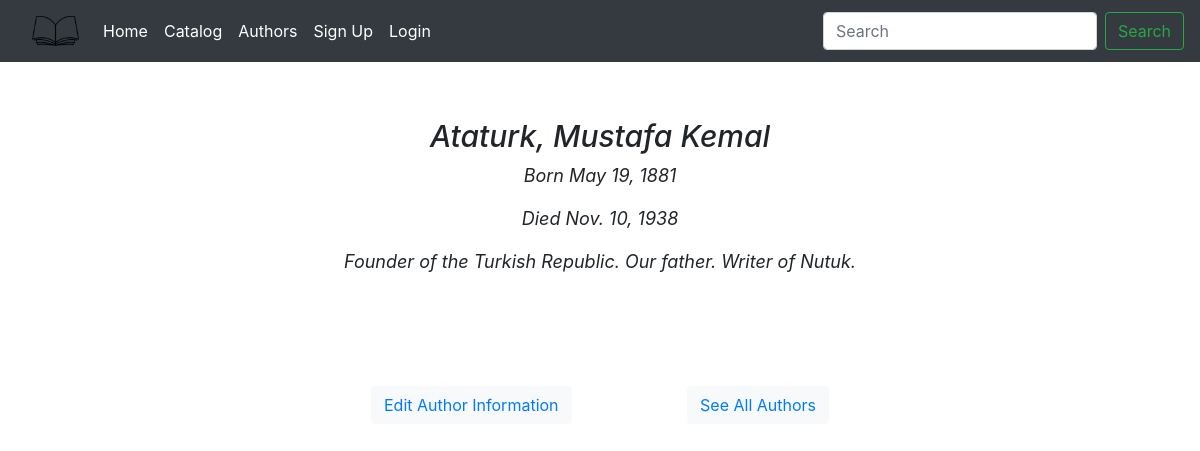
Before: /authors/4 with the older database file.
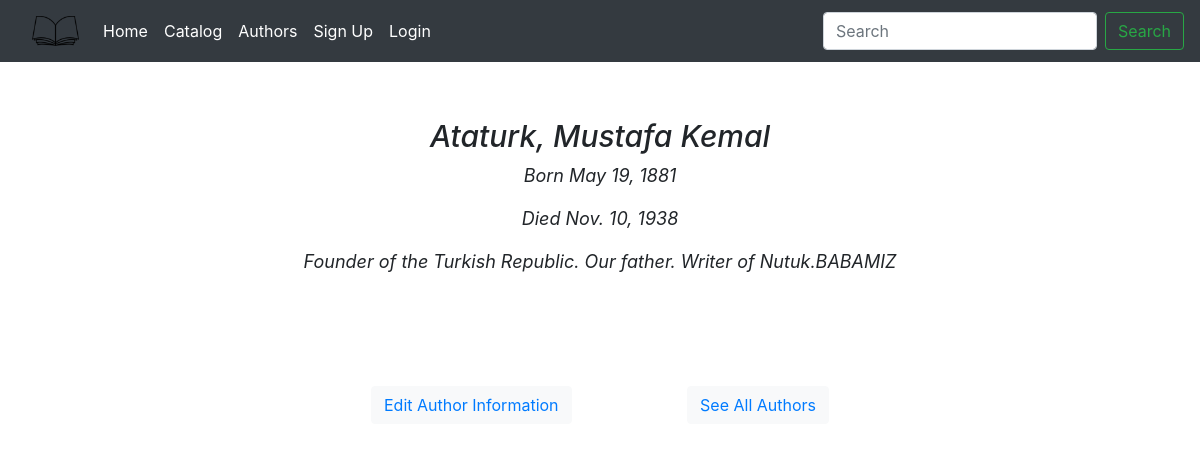
After: the same page with the newer database file.
### library_app/models.py (models this page shows, shortened)
class Author(models.Model):
    first_name = models.CharField(max_length=50)
    last_name = models.CharField(max_length=75)
    date_of_birth = models.DateField(null=True, blank=True)
    date_of_death = models.DateField(verbose_name='Died', null=True, blank=True)
    bio = models.TextField(max_length=750, verbose_name='Author Biography',
                            default=None, null=True,
                            blank=True)
    class Meta:
        ordering = ['last_name', 'first_name']

### library_app/views.py (the view)
# urls.py: path('authors/<int:pk>', views.AuthorDetailView.as_view(),
class AuthorDetailView(generic.DetailView):
    model = models.Author

### library_app/templates/library_app/author_detail.html (shortened to what this page needs)
{% extends "base.html" %}
{% block content %}
<div id='updateAuthorForm'>
  <h6 id = 'updateAuthorFormHeader'>{{author.last_name}}, {{author.first_name}}</h6>
  {% if author.date_of_birth and author.date_of_death %}
    <p>Born {{author.date_of_birth}}</p>
    <p>Died {{author.date_of_death}}</p>
  {% elif author.date_of_birth %}
      <p>Born {{author.date_of_birth}}, Alive</p>
  {% else %}
      <p></p>
  {% endif %}
  {% if author.bio %}
  <p>{{author.bio}}</p>
</div>
  {% else %}
  <p><strong>No summary is provided for this author</strong></p>
  {% endif %}
    <div class="authorDetailButtons">
      <button id='updateAuthorButton' type="button" class="btn btn-light">
      <a href="{% url 'library_app:edit-author' author.pk %}">Edit Author Information</a>
      </button>
      <button id='goBackAuthorButton' type="button" class="btn btn-light">
      <a href="{% url 'library_app:author-list' %}">See All Authors</a>
      </button>
    </div>
{% endblock %}

Changed rows visible on the page:
changed Author "Ataturk": bio "Founder of the Turkish Republic. Our father. Writer of Nutuk." → "Founder of the Turkish Republic. Our father. Writer of Nutuk.BABAMIZ"
